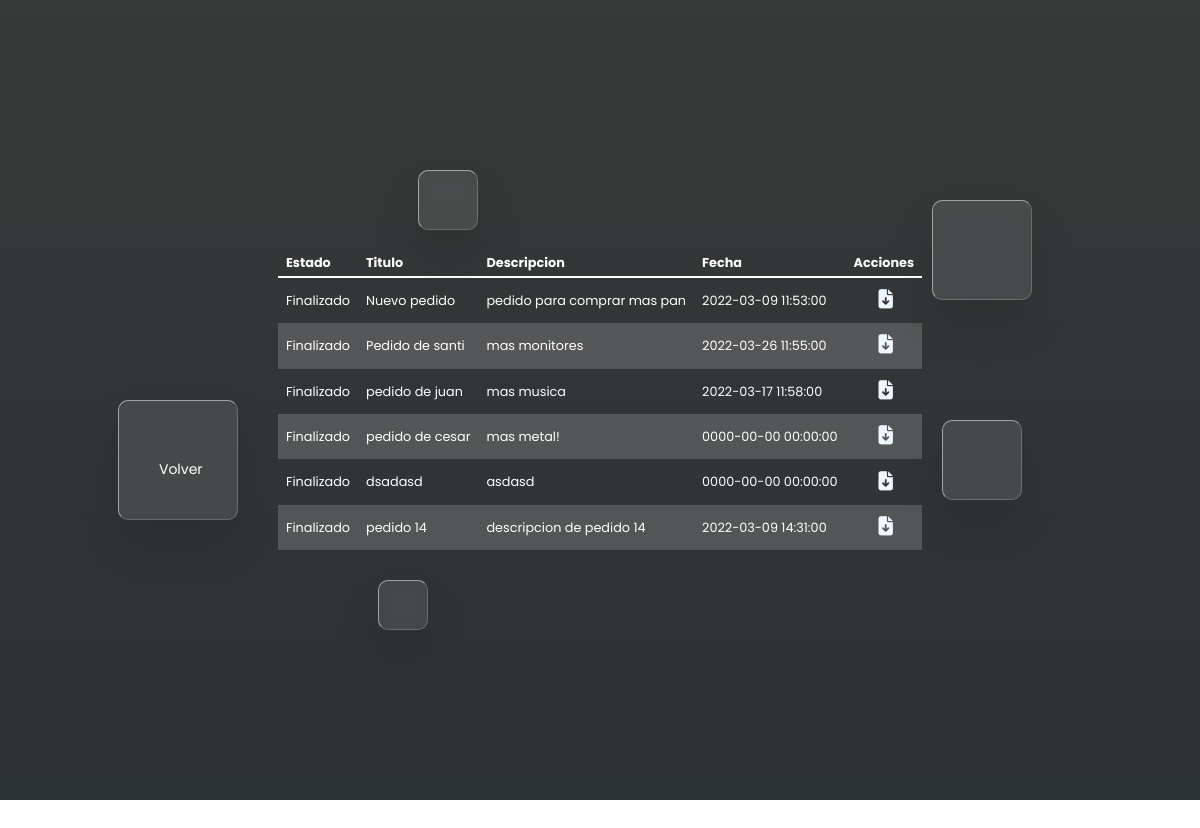
The page /verPedidosFin.php on the database its author committed.
### tables this page shows
CREATE TABLE `pedidos` (
  `id_order` int(11) NOT NULL,
  `estado_pedido` varchar(50) NOT NULL DEFAULT 'Procesando',
  `titulo` varchar(255) NOT NULL,
  `descripcion` varchar(255) NOT NULL,
  `fecha` datetime NOT NULL DEFAULT current_timestamp(),
  `order_file` varchar(255) NOT NULL
);

### verPedidosFin.php (the view, shortened to what this page needs)
<!DOCTYPE html>
<html lang="en">
<head>
    <link rel="stylesheet" href="./styles/bootstrap.css">
    <link rel="stylesheet" href="./styles/styleVerPedidos.css">
</head>
<body>
<section>
        <div class="color"></div>
        <div class="box">
            <div class="square" style="--i:0"></div>
            <div class="square" style="--i:1"><a class="forget" href="./sitio.php">Volver</a></div>
            <div class="square" style="--i:2"></div>
            <div class="square" style="--i:3"></div>
            <div class="square" style="--i:4"></div>
    <div class="containerTable">
            <table class="Mytable">
                <thead>
                    <tr>
                        <th>Estado</th>
                        <th>Titulo</th>
                        <th>Descripcion</th>
                        <th>Fecha</th>
                        <th>Acciones</th>
                    </tr>
                </thead>
                <tbody>
                        <?php
                            include('./phps/dbConnect.php');
                            $query = "SELECT * FROM pedidos;";
                            $rs_task = mysqli_query($conn, $query);
                            while($row = mysqli_fetch_array($rs_task)){ ?>
                            <?php  if($row['estado_pedido'] == "Finalizado") { ?>
                                <tr>
                                    <td><?php echo $row['estado_pedido'] ?></td>
                                    <td><?php echo $row['titulo'] ?></td>
                                    <td><?php echo $row['descripcion'] ?></td>
                                    <td><?php echo $row['fecha'] ?></td>
                                    <td>
                                        <a class="btnAction" target="_blank" href="./uploads/<?php  echo $row['order_file'] ?>"><i title="Descargar" class="fa-solid fa-file-arrow-down"></i></a>
                                    </td>
                            <?php } ?>
                        <?php } ?>
                    </tbody>
            </table>
    </div>
</section>
</body>
</html>

### styles/styleVerPedidos.css (style rules this page uses)
* { margin: 0; padding: 0; box-sizing: border-box; font-family: 'Poppins', sans-serif; }
body { overflow: hidden; }
section { display: grid; grid-template-columns: auto; grid-auto-rows: auto; height: 100vh; align-content: center; justify-items: center; background: linear-gradient(to bottom, #373838, #2d3235); }
section .color { position: absolute; filter: blur(150px); animation: animateBg 10s linear infinite; animation-delay: calc(-1s * var(--j)); }
section .color:nth-child(1) { top: -350px; width: 900px; height: 600px; }
.box { position: relative; }
.box .square { position: absolute; backdrop-filter: blur(5px); box-shadow: 0 25px 45px rgb(0, 0, 0, 0.1); border: 1px solid rgb(255, 255, 255, 0.5); border-right: 1px solid rgb(255, 255, 255, 0.2); border-bottom: 1px solid rgb(255, 255, 255, 0.2); background: rgba(255,255,255,0.1); border-radius: 10px; animation: animate 10s linear infinite; animation-delay: calc(-1s * var(--i)); }
.box .square:nth-child(1) { top: -50px; right: -110px; width: 100px; height: 100px; }
.box .square:nth-child(2) { top: 150px; left: -160px; width: 120px; height: 120px; z-index: 2; }
.box .square:nth-child(3) { bottom: 50px; right: -100px; width: 80px; height: 80px; z-index: 2; }
.box .square:nth-child(4) { bottom: -80px; left: 100px; width: 50px; height: 50px; }
.box .square:nth-child(5) { top: -80px; left: 140px; width: 60px; height: 60px; }
.Mytable { border-collapse: collapse; width: 100%; height: 300px; overflow: auto; overflow-x: auto; -webkit-overflow-scrolling: touch; border: 1px solid rgba(141, 240, 240, 0.5); border-right: 1px solid rgb(141, 240, 240, 0.4); border-bottom: 1px solid rgb(141, 240, 240, 0.4); background: transparent; border: none; outline: none; border-radius: 5px; font-size: 0.8em; text-align: left; color: #fff; padding: 1rem; }
.Mytable thead { font-size: 1em; }
.Mytable > :not(caption) > * > * { padding: 0.2rem 0.5rem; }
tr:nth-child(even) { background-color: rgba(221, 221, 221, 0.2); }
.Mytable > :not(:first-child) { border-top: 2px solid currentColor; }
.forget { position: relative; top: 7vh; left: 2.5vh; margin: 0; padding: 10px 20px; font-size: 14px; text-decoration: none; color: #fff; }
.btnAction { color: aliceblue; padding: 0; margin: 0; padding-left: 25px; font-size: 1.5em; }

### rows shown on the page
pedidos: estado_pedido "Finalizado", titulo "Nuevo pedido", descripcion "pedido para comprar mas pan", fecha "2022-03-09 11:53:00"
pedidos: estado_pedido "Finalizado", titulo "Pedido de santi", descripcion "mas monitores", fecha "2022-03-26 11:55:00"
pedidos: estado_pedido "Finalizado", titulo "pedido de juan", descripcion "mas musica", fecha "2022-03-17 11:58:00"
pedidos: estado_pedido "Finalizado", titulo "pedido de cesar", descripcion "mas metal!", fecha "0000-00-00 00:00:00"
pedidos: estado_pedido "Finalizado", titulo "dsadasd", descripcion "asdasd", fecha "0000-00-00 00:00:00"
pedidos: estado_pedido "Finalizado", titulo "pedido 14", descripcion "descripcion de pedido 14", fecha "2022-03-09 14:31:00"
